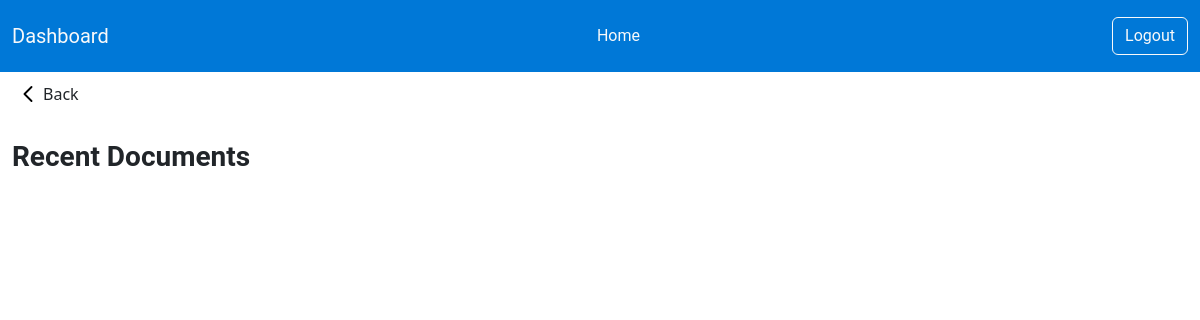
Page /admin/documents.php (signed in) on the earlier database version.
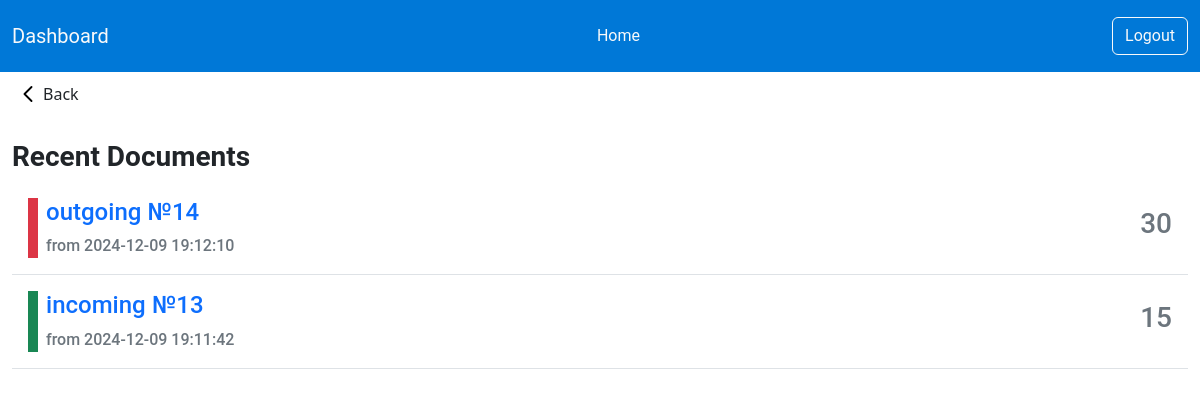
Same page on the later database version.
### tables this page shows
CREATE TABLE `transactions` (
  `id` int NOT NULL,
  `product_id` int NOT NULL,
  `type` enum('incoming','outgoing') NOT NULL,
  `quantity` int NOT NULL,
  `date` datetime DEFAULT CURRENT_TIMESTAMP
);

### admin/documents.php (the view, shortened to what this page needs)
<?php include_once('includes/header.php');
$sql_orders = "SELECT *, `transactions`.`id` AS `transactions_id` FROM `transactions` INNER JOIN `products` ON `transactions`.`product_id` = `products`.`id` ORDER BY `transactions`.`date` DESC";
$stm_orders = $pdo->prepare($sql_orders);
$stm_orders->execute();
$orders = $stm_orders->fetchAll(PDO::FETCH_ASSOC);
?>
<a href="index.php" class="btn btn-transparent d-flex justify-content-start align-items-center"><img src="./assets/icons/back.svg" alt="">Back</a>
<div class="container-fluid mt-4">
    <div class="text-start">
        <h3 class="fw-bold">Recent Documents</h3>
    </div>
    <div class="col-12">
        <?php foreach ($orders as $order) : ?>
            <div class="card bg-white border-0 rounded-0 border-bottom">
                <div class="card-body d-flex justify-content-between">
                    <div class="d-flex">
                        <span class="w-10 h-100 bg-<?= htmlspecialchars($order['type']) === 'incoming' ? 'success' : 'danger' ?>"></span>
                        <div class="ms-2">
                            <a href="#" class="link-primary text-decoration-none card-title">
                                <h4><?= $order['type'] ?> №<?= $order['transactions_id'] ?></h4>
                            </a>
                            <p class="card-text text-secondary mb-0 fw-medium">from <?= $order['date'] ?></p>
                        </div>
                    </div>
                    <div class="d-flex justify-content-center align-items-center">
                        <h3 class="text-secondary"><?= $order['quantity'] ?></h3>
                    </div>
                </div>
            </div>
        <?php endforeach; ?>
    </div>
</div>
</body>
</html>

Differences in the rows shown:
added transactions: type "outgoing", id "14", date "2024-12-09 19:12:10", quantity "30"
added transactions: type "incoming", id "13", date "2024-12-09 19:11:42", quantity "15"
